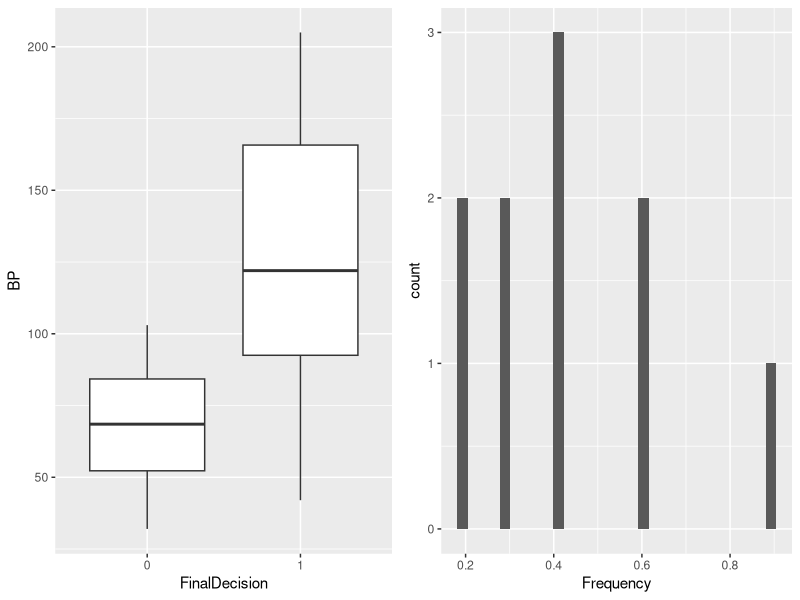

Source code (R):

library(ggplot2)
library(gridExtra)

Frequency <- c(0.6,0.3,0.4,0.4,0.2,0.6,0.3,0.4,0.9,0.2)
BP <- c(103,87,32,42,59,109,78,205,135,176)
First <- as.factor(c(1,1,1,1,0,0,0,0,NA,1))
Second <- as.factor(c(0,0,1,1,0,0,1,1,1,1))
FinalDecision <- as.factor(c(0,1,0,1,0,1,0,1,1,1))

plotdf = data.frame(Frequency, BP, First, Second, FinalDecision)

plot1 = ggplot(plotdf, aes(x = FinalDecision, y = BP)) +
    geom_boxplot()

plot2 = ggplot(plotdf, aes(x = Frequency)) +
    geom_histogram()

grid.arrange(plot1, plot2, ncol=2)


